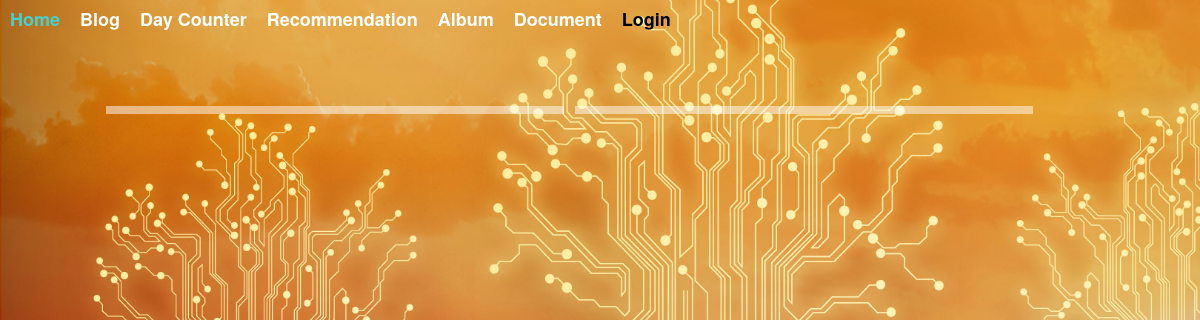
Page /count/ on the earlier database version.
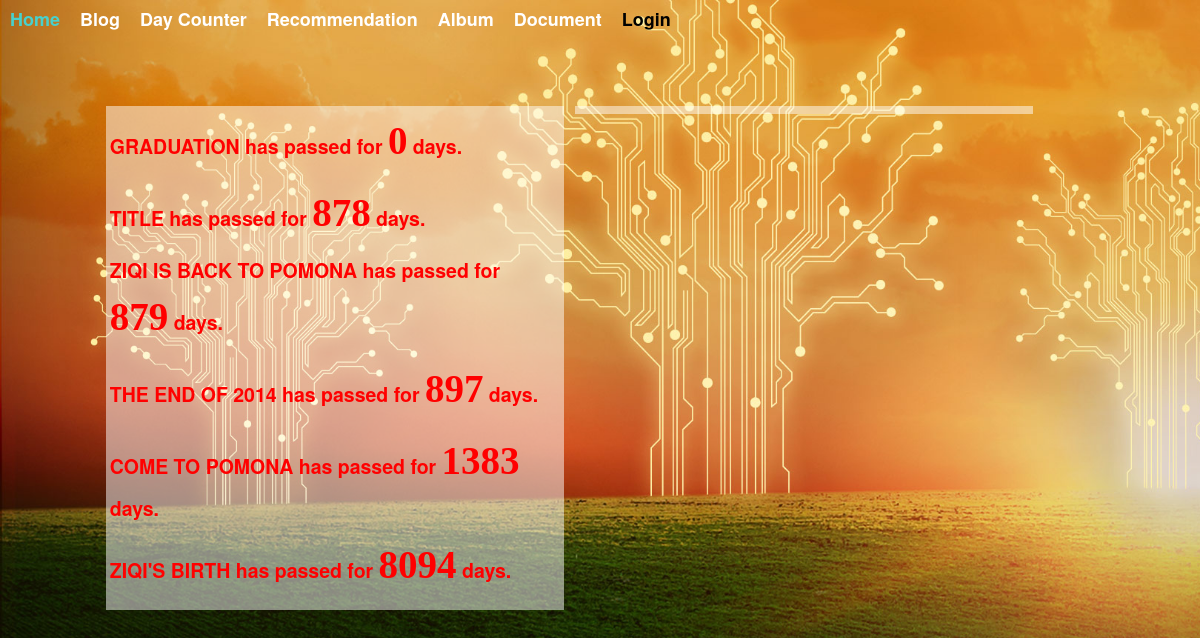
Same page on the later database version.
### count/models.py (models this page shows, shortened)
class Event(models.Model):
	title = models.CharField(max_length=128)
	date = models.DateField(default=datetime.date.today())
	def interval(self):
		today = datetime.date.today()
		days = (self.date-today).days
		return days
	def interval_ab(self):
		return abs(self.interval())
	def has_passed(self):
		return self.interval() <= 0

### count/views.py (the view, shortened to what this page needs)
def timeline(request):
	if request.method == "GET":
		events = Event.objects.order_by('-date')
		past, future = [],[]
		for event in events:
			if event.has_passed():
				past.append(event)
			else:
				future.append(event)
		return render(request,'timeline.html',{'pasts':past,'futures':future})

### count/templates/timeline.html (shortened to what this page needs)
{% extends 'base.html' %}
{% block bodyblock %}
<div class="ls">
<ul id="past">
	{% for past in pasts %}
	<li class="past">{{past.title | upper}} has passed for <span class="day">{{past.interval_ab}}</span> days.</li>
	{% endfor %}
</ul>
<ul id="future">
</ul>
</div>
{% endblock %}

Differences in the rows shown:
added Event: title "GRADUATION", interval_ab "0"
added Event: title "TITLE", interval_ab "878"
added Event: title "ZIQI IS BACK TO POMONA", interval_ab "879"
added Event: title "THE END OF 2014", interval_ab "897"
added Event: title "COME TO POMONA", interval_ab "1383"
added Event: title "ZIQI'S BIRTH", interval_ab "8094"
